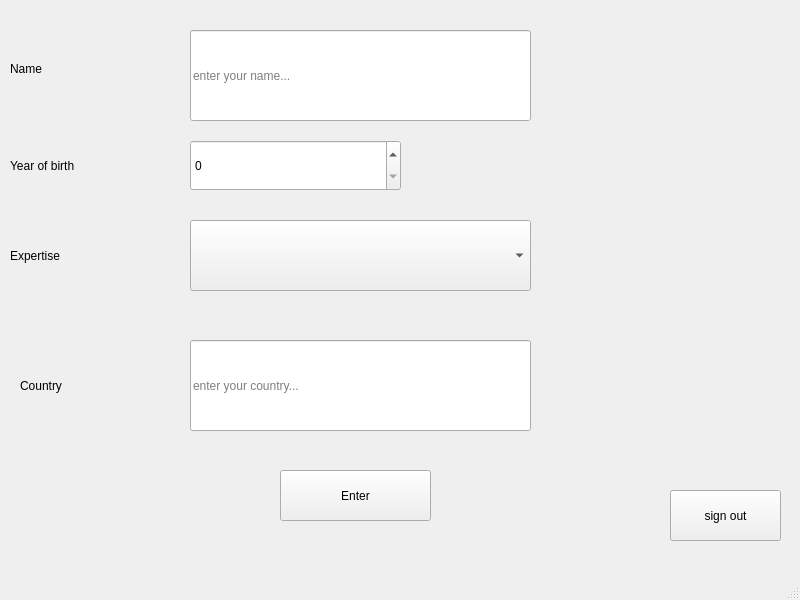
<?xml version="1.0" encoding="UTF-8"?>
<ui version="4.0">
 <class>page4</class>
 <widget class="QMainWindow" name="page4">
  <property name="geometry">
   <rect>
    <x>0</x>
    <y>0</y>
    <width>800</width>
    <height>600</height>
   </rect>
  </property>
  <property name="windowTitle">
   <string>MainWindow</string>
  </property>
  <widget class="QWidget" name="centralwidget">
   <widget class="QLabel" name="label_4">
    <property name="geometry">
     <rect>
      <x>10</x>
      <y>130</y>
      <width>181</width>
      <height>71</height>
     </rect>
    </property>
    <property name="text">
     <string>Year of birth</string>
    </property>
   </widget>
   <widget class="QSpinBox" name="spinBox">
    <property name="geometry">
     <rect>
      <x>190</x>
      <y>140</y>
      <width>211</width>
      <height>51</height>
     </rect>
    </property>
   </widget>
   <widget class="QPushButton" name="pushButton">
    <property name="geometry">
     <rect>
      <x>280</x>
      <y>470</y>
      <width>151</width>
      <height>51</height>
     </rect>
    </property>
    <property name="text">
     <string>Enter</string>
    </property>
   </widget>
   <widget class="QComboBox" name="expertisecomboBox">
    <property name="geometry">
     <rect>
      <x>190</x>
      <y>220</y>
      <width>341</width>
      <height>71</height>
     </rect>
    </property>
   </widget>
   <widget class="QLabel" name="label">
    <property name="geometry">
     <rect>
      <x>10</x>
      <y>230</y>
      <width>171</width>
      <height>51</height>
     </rect>
    </property>
    <property name="text">
     <string>Expertise</string>
    </property>
   </widget>
   <widget class="QLabel" name="label_2">
    <property name="geometry">
     <rect>
      <x>20</x>
      <y>360</y>
      <width>131</width>
      <height>51</height>
     </rect>
    </property>
    <property name="text">
     <string>Country</string>
    </property>
   </widget>
   <widget class="QLineEdit" name="lineEdit">
    <property name="geometry">
     <rect>
      <x>190</x>
      <y>340</y>
      <width>341</width>
      <height>91</height>
     </rect>
    </property>
    <property name="placeholderText">
     <string>enter your country...</string>
    </property>
   </widget>
   <widget class="QLabel" name="label_3">
    <property name="geometry">
     <rect>
      <x>10</x>
      <y>43</y>
      <width>131</width>
      <height>51</height>
     </rect>
    </property>
    <property name="text">
     <string>Name</string>
    </property>
   </widget>
   <widget class="QLineEdit" name="lineEdit_2">
    <property name="geometry">
     <rect>
      <x>190</x>
      <y>30</y>
      <width>341</width>
      <height>91</height>
     </rect>
    </property>
    <property name="placeholderText">
     <string>enter your name...</string>
    </property>
   </widget>
   <widget class="QPushButton" name="signOutPushButton">
    <property name="geometry">
     <rect>
      <x>670</x>
      <y>490</y>
      <width>111</width>
      <height>51</height>
     </rect>
    </property>
    <property name="text">
     <string>sign out</string>
    </property>
   </widget>
  </widget>
  <widget class="QMenuBar" name="menubar">
   <property name="geometry">
    <rect>
     <x>0</x>
     <y>0</y>
     <width>800</width>
     <height>21</height>
    </rect>
   </property>
  </widget>
  <widget class="QStatusBar" name="statusbar"/>
 </widget>
 <resources/>
 <connections/>
</ui>
